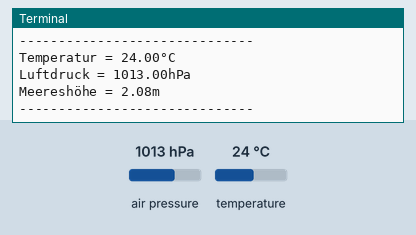
Bench run of a program on a simulated Raspberry Pi (BCM pin numbers). Parts: the last lines printed to the terminal. Inputs (shaded band) come from the test bench; at power-on: air pressure 1013 hPa, temperature 24 °C.

Above: at 1.2 s.
1.3 s: air pressure set to 952 hPa
4.3 s: temperature set to 12 °C
At 5.9 s:
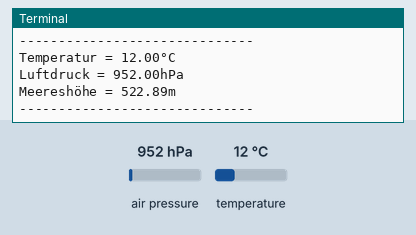
7.3 s: air pressure set to 975 hPa
At 10.9 s:
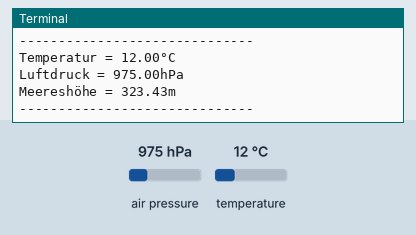
Timing chart, 0 to 12.4 s (numbered marks = the images above; inputs shaded):
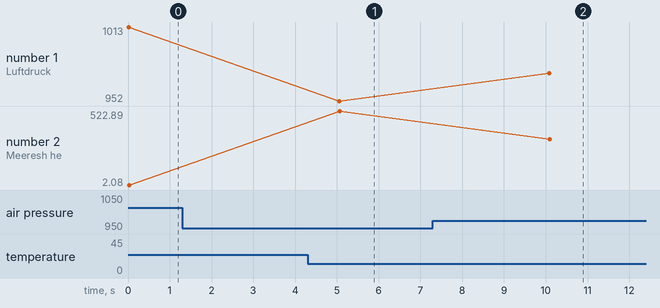

Measured:
- after the input at 4.3 s, the terminal: prints a new line after 0.74 s (image 1)
- after the input at 7.3 s, the terminal: prints a new line after 2.8 s (image 2)
- plotted number 1: 952 → 975 after the input at 7.3 s
- plotted number 2: 522.89 → 323.43 after the input at 7.3 s

The program:

air-pressure.py
```python
#!/usr/bin/python
# coding=utf-8

import Adafruit_BMP.BMP085 as BMP085
import time
import RPi.GPIO as GPIO

delay = 5
# init sensor
try:
    BMPSensor = BMP085.BMP085()
except IOError:
    print("FAIL!")
    while(True):
        time.sleep(delay)
except KeyboardInterrupt:
    GPIO.cleanup()

try:
    while(True):
        print("------------------------------")
        print('Temperatur = {0:0.2f}°C'.format(BMPSensor.read_temperature()))
        print('Luftdruck = {0:0.2f}hPa'.format(BMPSensor.read_pressure()/100))
        print('Meereshöhe = {0:0.2f}m'.format(BMPSensor.read_altitude()))
        print("------------------------------")
        time.sleep(delay)
except KeyboardInterrupt:
    GPIO.cleanup()
```
